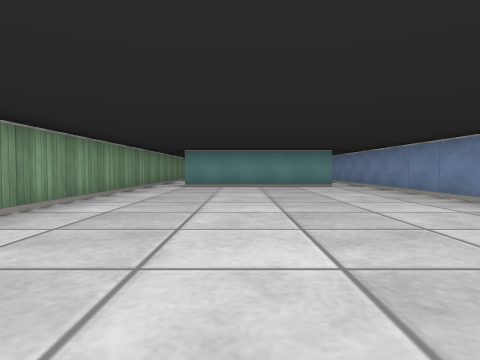
[1] (above)

24 first-person views from a walk through a cub3D ray-caster map. The camera is about half as high as the walls, tilts 2° down and sees 75° across. The floor is counted in squares. Each view is taken from the middle of a square. On the plan, view 1 faces up. The plan holds only what a view shows up to about 9 squares ahead; the rest is blank.

[2]
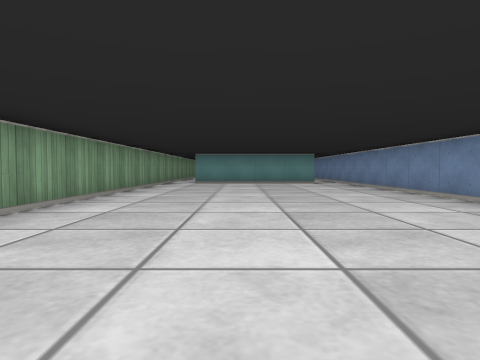

[3]
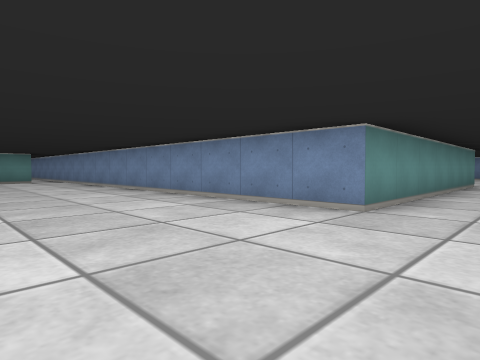

[4]
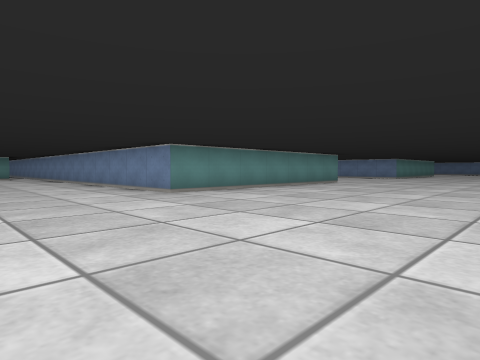

[5]
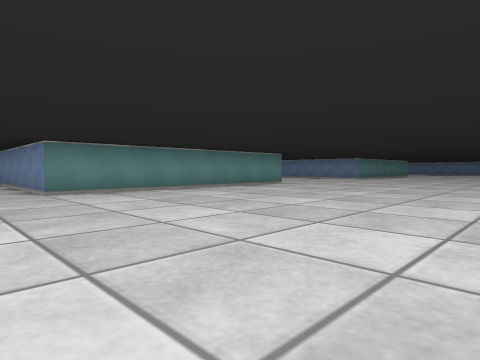

[6]
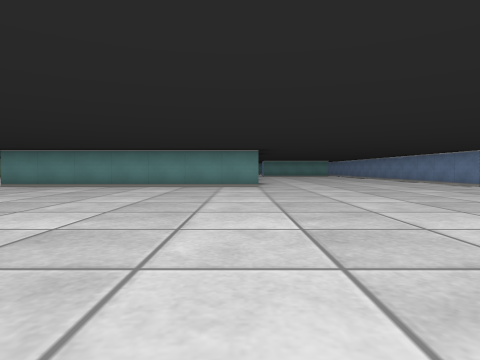

[7]
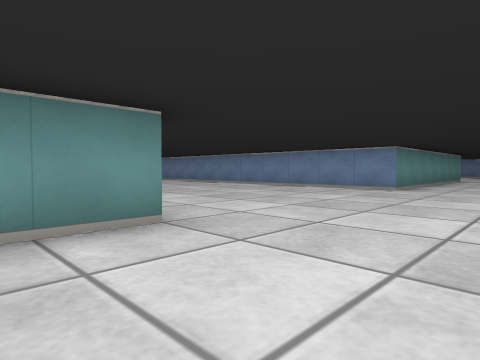

[8]
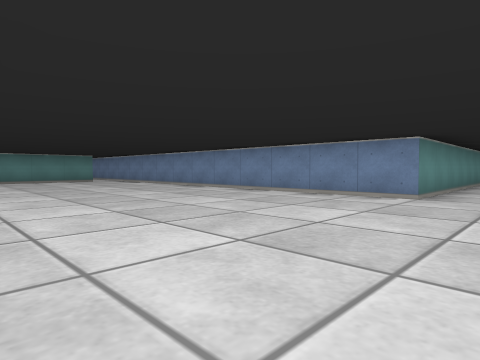

[9]
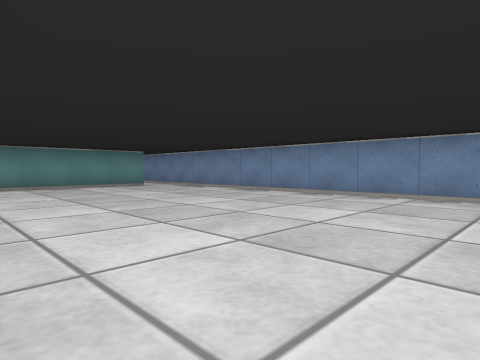

[10]
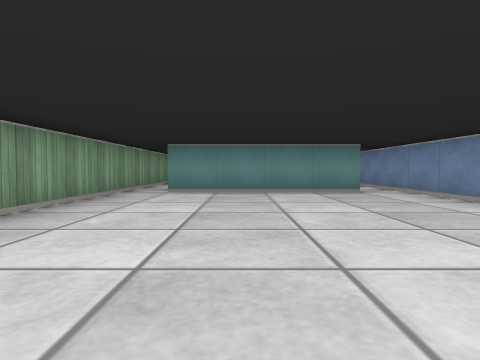

[11]
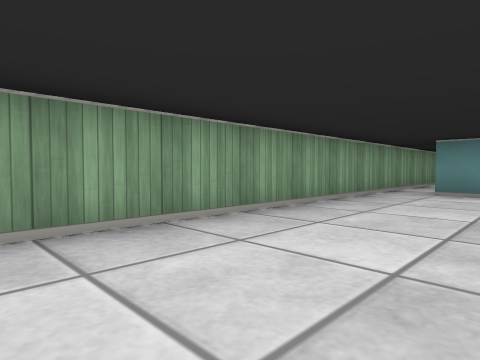

[12]
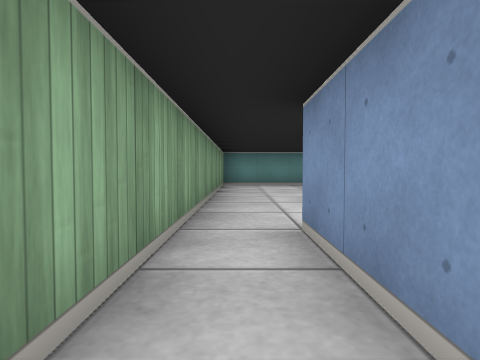

[13]
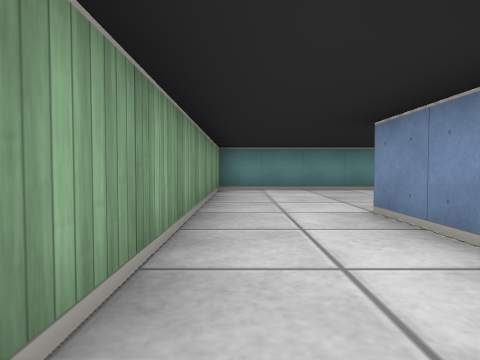

[14]
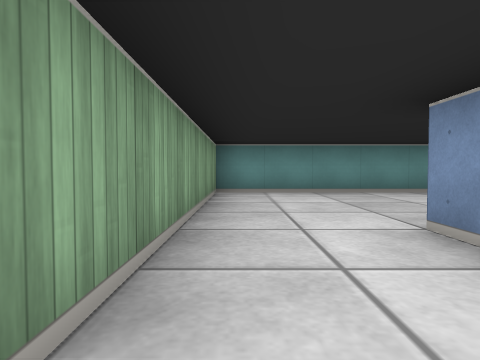

[15]
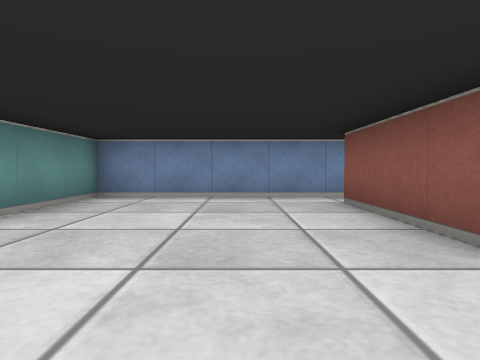

[16]
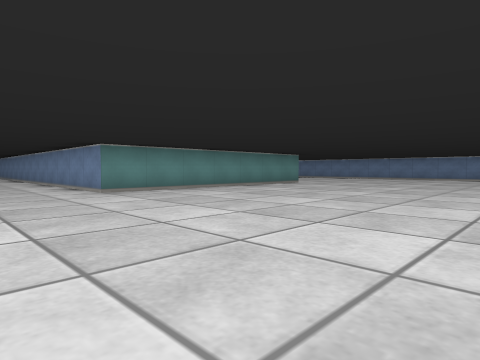

[17]
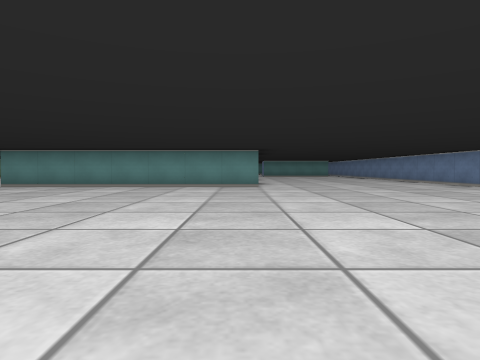

[18]
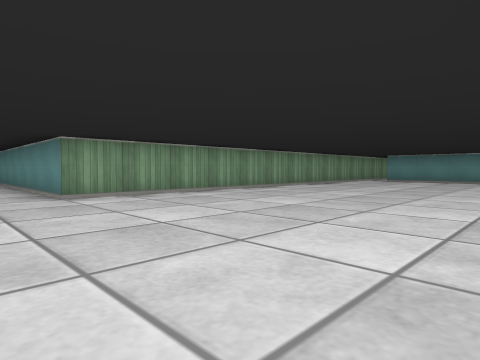

[19]
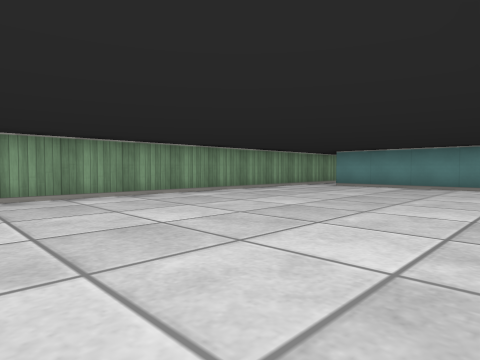

[20]
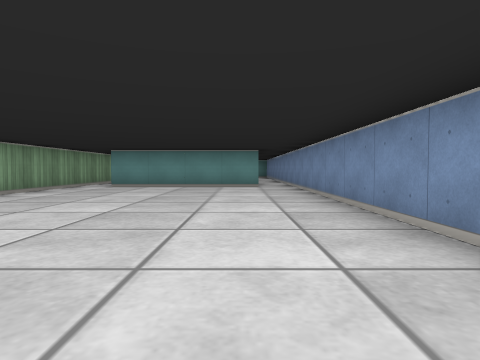

[21]
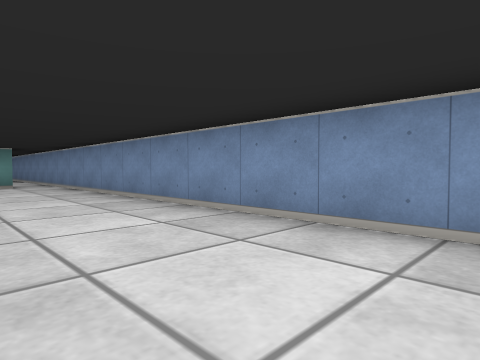

[22]
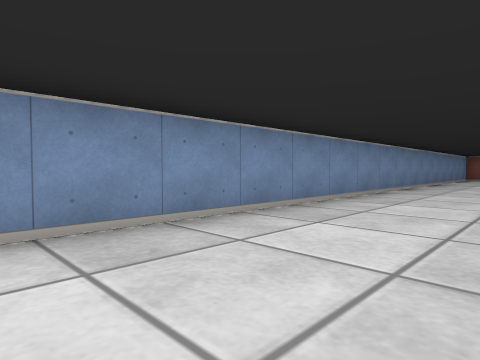

[23]
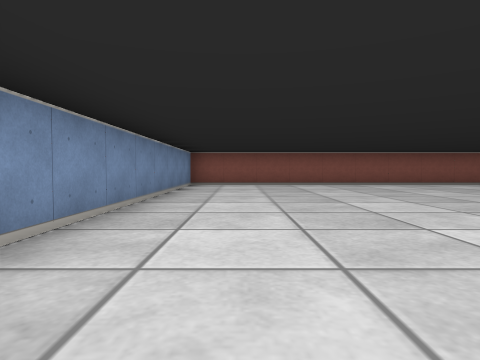

[24]
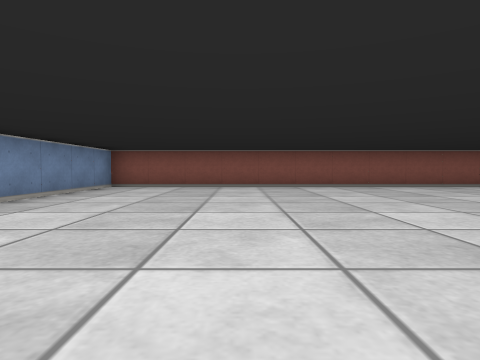

### Floor plan
Points are (right, up) in squares from view 1. A wall is a line through its corners. A room is listed if a view was taken in it or the views show most of it. See-through windows are left out.
Room 1 (views 1, 2, 3, 4, 5, 6, 7, 8, 9, 10, 11, 12, 16, 17, 18, 19, 20, 21, 22, 23, 24)
walls: (10.6, -2.5) (3.5, -2.5) (3.5, 9); (19.4, -13.5) (29.5, -13.5) (29.5, 9.2); (15.6, 8.5) (11.5, 8.5); (10.5, 8.6) (10.5, 2.2); (2.5, 8.5) (-1.5, 8.5); (23.5, 9) (23.5, -2.5) (16.5, -2.5) (16.5, 8.5); (28.6, 8.5) (24.5, 8.5); (-2.5, 9) (-2.5, 1.1)
ways out: opening at (11, 9) to room 2; opening at (-2, 8); opening at (3, 9.5); opening at (16, 9.5); opening at (24, 9); opening at (29, 9.5)
Room 2 (views 13, 14, 15)
walls: (12.9, 13.5) (15.5, 13.5); (12.5, 11.9) (12.5, 13.5); (16.5, 13.1) (16.5, 17.5) (10.5, 17.5) (10.5, 8.6); (11.5, 8.5) (11.5, 10.5)
ways out: opening at (11, 9) to room 1; opening at (16, 12.5)

Positions as (right, up) in squares from view 1, and headings:
1: (0, 0), facing up
2: (0, -2), facing up
3: (0, -4), facing up-right
4: (0, -8), facing up-right
5: (2, -9), facing up-right
6: (10, -11), facing up
7: (9, -5), facing up-right
8: (11, -4), facing up-right
9: (11, 0), facing up-right
10: (13, 2), facing up
11: (13, 2), facing up-left
12: (11, 8), facing up
13: (11, 10), facing up
14: (11, 11), facing up
15: (11, 15), facing right
16: (14, -9), facing up-right
17: (23, -11), facing up
18: (29, -4), facing up-left
19: (29, 0), facing up-left
20: (28, 0), facing up
21: (27, -1), facing up-right
22: (27, 2), facing down-right
23: (28, -4), facing down
24: (26, -5), facing down
